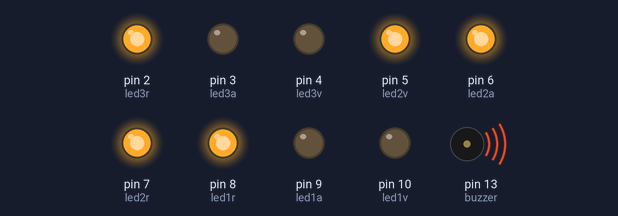
Simulated run of this sketch. Board: Arduino Uno, built with avr-gcc and run on an emulated ATmega328P. Shown: output pins drawn as LEDs (lit = HIGH), buzzer (waves = sounding, pin HIGH).

Above: at 0.5 s.
At 2.5 s:
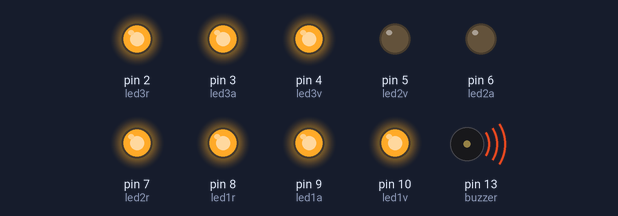
At 3.5 s:
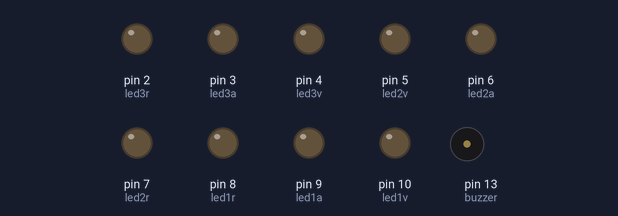
Timing chart, 0 to 5.2 s (numbered marks = the images above):
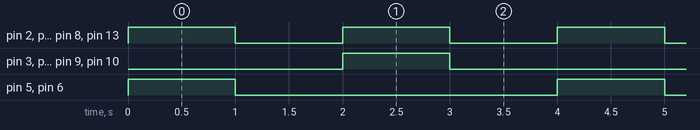

The sketch:

guia_arduino1.ino
```cpp
#define led1r 8
#define led1a 9
#define led1v 10

#define led2r 7
#define led2a 6
#define led2v 5

#define led3r 2
#define led3a 3
#define led3v 4

int buzzer = 13;

void setup()
{
  pinMode(led1r, OUTPUT);
  pinMode(led1a, OUTPUT);
  pinMode(led1v, OUTPUT);
  pinMode(led2r, OUTPUT);
  pinMode(led2a, OUTPUT);
  pinMode(led2v, OUTPUT);
  pinMode(led3r, OUTPUT);
  pinMode(led3a, OUTPUT);
  pinMode(led3v, OUTPUT);
  pinMode(buzzer, OUTPUT);
}

void loop()
{
  analogWrite(led1r,255);
  analogWrite(led3r,255);
  analogWrite(led2r,255);
  analogWrite(led2a,255);
  analogWrite(led2v,255);
  digitalWrite(buzzer, HIGH);
  delay(1000);
  analogWrite(led1r,0);
  analogWrite(led3r,0);
  analogWrite(led2r,0);
  analogWrite(led2a,0);
  analogWrite(led2v,0);
  digitalWrite(buzzer, LOW);
  delay(1000);
  digitalWrite(buzzer, HIGH);
  analogWrite(led1r, 255);
  analogWrite(led1a, 255);
  analogWrite(led1v, 255);
  analogWrite(led2r, 255);
  analogWrite(led3r, 255);
  analogWrite(led3a, 255);
  analogWrite(led3v, 255);
  delay(1000);
  digitalWrite(buzzer, LOW);
  analogWrite(led1r, 0);
  analogWrite(led1a, 0);
  analogWrite(led1v, 0);
  analogWrite(led2r, 0);
  analogWrite(led3r, 0);
  analogWrite(led3a, 0);
  analogWrite(led3v, 0);
  delay(1000);
}
```

Measured:
- by itself, pin 2 (led3r), pin 7 (led2r), pin 8 (led1r), pin 13 (buzzer): alternates HIGH for 1.0 s and LOW for 1.0 s
- by itself, pin 3 (led3a), pin 4 (led3v), pin 5 (led2v), pin 6 (led2a), pin 9 (led1a), pin 10 (led1v): alternates HIGH for 1.0 s and LOW for 3.0 s
- by itself, everything shown: repeats every 4.0 s, in 4 steps
